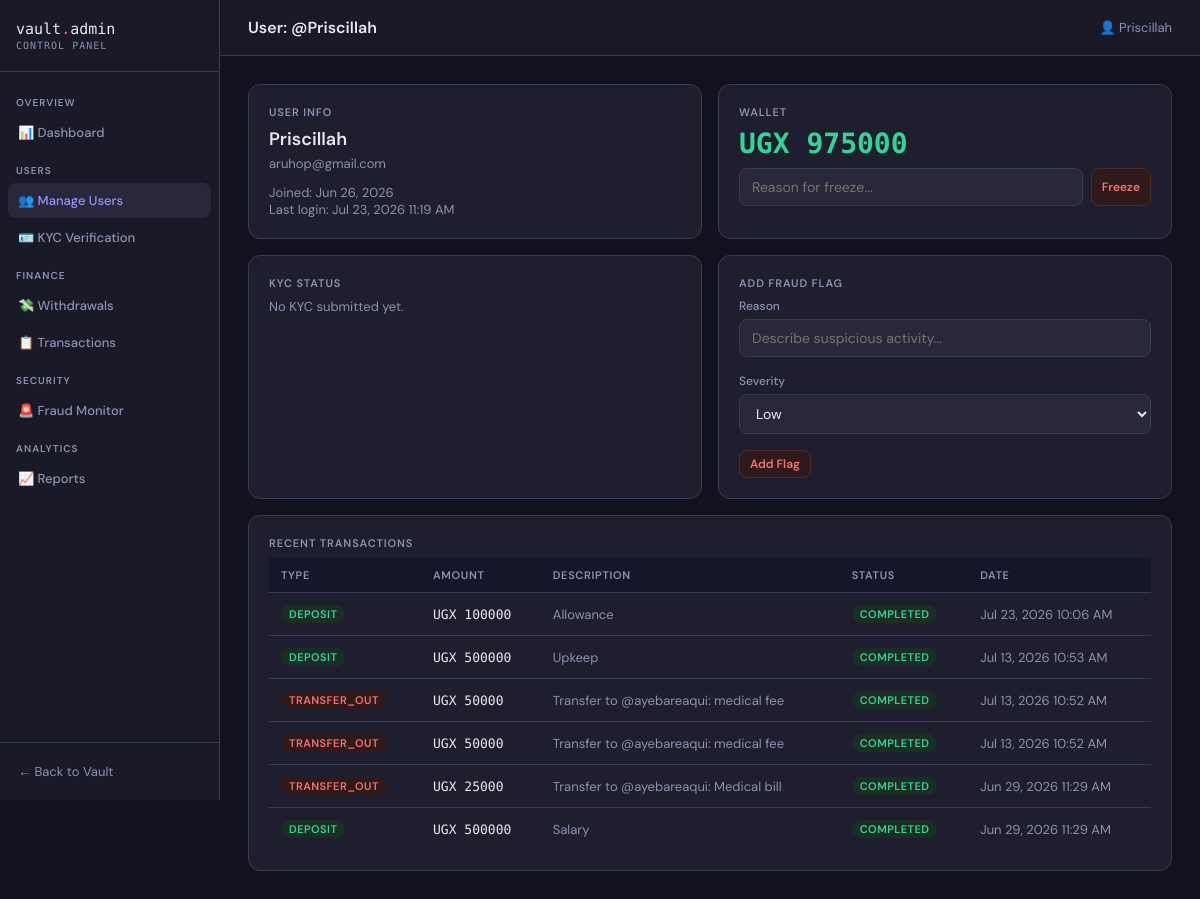
/vadmin/users/3/ (signed in), run on the app's committed database.
### wallet/models.py (models this page shows, shortened)
class Wallet(models.Model):
    user = models.OneToOneField(User, on_delete=models.CASCADE, related_name='wallet')
    balance = models.DecimalField(max_digits=12, decimal_places=2, default=0.00)
    currency = models.CharField(max_length=3, default='UGX')
    created_at = models.DateTimeField(auto_now_add=True)
    updated_at = models.DateTimeField(auto_now=True)

class Transaction(models.Model):
    TRANSACTION_TYPES = [
        ('deposit', 'Deposit'),
        ('withdrawal', 'Withdrawal'),
        ('transfer_in', 'Transfer In'),
        ('transfer_out', 'Transfer Out'),
    ]
    STATUS_CHOICES = [
        ('pending', 'Pending'),
        ('completed', 'Completed'),
        ('failed', 'Failed'),
    ]
    id = models.UUIDField(primary_key=True, default=uuid.uuid4, editable=False)
    wallet = models.ForeignKey(Wallet, on_delete=models.CASCADE, related_name='transactions')
    transaction_type = models.CharField(max_length=20, choices=TRANSACTION_TYPES)
    amount = models.DecimalField(max_digits=12, decimal_places=2)
    status = models.CharField(max_length=10, choices=STATUS_CHOICES, default='completed')
    description = models.CharField(max_length=255, blank=True)
    reference = models.CharField(max_length=100, blank=True)
    created_at = models.DateTimeField(auto_now_add=True)
    class Meta:
        ordering = ['-created_at']

### vadmin/views.py (the view)
# urls.py: path('users/<int:user_id>/', views.user_detail, name='admin_user_detail'),
@admin_required
def user_detail(request, user_id):
    user = get_object_or_404(User, id=user_id)
    wallet, _ = Wallet.objects.get_or_create(user=user)
    transactions = wallet.transactions.all()[:20]
    try:
        kyc = wallet.kyc
    except KYCDocument.DoesNotExist:
        kyc = None
    try:
        freeze = wallet.freeze
        is_frozen = freeze.is_active
    except WalletFreeze.DoesNotExist:
        freeze = None
        is_frozen = False
    flags = wallet.fraud_flags.all()
    return render(request, 'vadmin/user_detail.html', {
        'viewed_user': user, 'wallet': wallet, 'transactions': transactions,
        'kyc': kyc, 'freeze': freeze, 'is_frozen': is_frozen, 'flags': flags,
    })

### vadmin/context_processors.py (called while the page is built)
def admin_counts(request):
    if request.user.is_authenticated and request.user.is_staff:
        return {
            'pending_kyc_count': KYCDocument.objects.filter(status='pending').count(),
            'pending_withdrawal_count': WithdrawalRequest.objects.filter(status='pending').count(),
            'active_flag_count': FraudFlag.objects.filter(resolved=False).count(),
        }
    return {}

### vadmin/templates/vadmin/user_detail.html (shortened to what this page needs)
{% extends 'vadmin/base.html' %}
{% block page_title %}User: @{{ viewed_user.username }}{% endblock %}
{% block content %}
<div class="grid-2" style="margin-bottom:16px;">
  <div class="card">
    <div class="card-title">User Info</div>
    <div style="font-size:18px; font-weight:600; margin-bottom:4px;">{{ viewed_user.get_full_name|default:viewed_user.username }}</div>
    <div style="color:var(--muted); font-size:13px; margin-bottom:12px;">{{ viewed_user.email }}</div>
    <div style="font-size:13px; color:var(--muted);">Joined: {{ viewed_user.date_joined|date:"M d, Y" }}</div>
    <div style="font-size:13px; color:var(--muted);">Last login: {{ viewed_user.last_login|date:"M d, Y g:i A"|default:"Never" }}</div>
  </div>
  <div class="card">
    <div class="card-title">Wallet</div>
    <div style="font-size:28px; font-weight:600; font-family:'DM Mono',monospace; color:var(--green); margin-bottom:8px;">
      UGX {{ wallet.balance|floatformat:0 }}
    </div>
    {% if is_frozen %}
      <div class="alert alert-danger" style="margin-bottom:12px;">⛔ Wallet is frozen — {{ freeze.reason }}</div>
      <form method="post" action="{% url 'admin_unfreeze' wallet.id %}">
        {% csrf_token %}
        <button type="submit" class="btn btn-success btn-sm">Unfreeze Wallet</button>
      </form>
    {% else %}
      <form method="post" action="{% url 'admin_freeze' wallet.id %}" style="display:flex; gap:8px;">
        <input type="text" name="reason" placeholder="Reason for freeze..." required>
        <button type="submit" class="btn btn-danger btn-sm">Freeze</button>
      </form>
    {% endif %}
  </div>
</div>
<div class="grid-2" style="margin-bottom:16px;">
  <div class="card">
    <div class="card-title">KYC Status</div>
    {% if kyc %}
      <div style="margin-bottom:8px;">
        <span class="badge {% if kyc.status == 'approved' %}badge-green{% elif kyc.status == 'rejected' %}badge-red{% else %}badge-yellow{% endif %}">{{ kyc.status }}</span>
      </div>
      <div style="font-size:13px; color:var(--muted);">{{ kyc.doc_type }} · {{ kyc.doc_number }}</div>
      <div style="font-size:13px; color:var(--muted);">{{ kyc.full_name }}</div>
      {% if kyc.status == 'pending' %}
        <a href="{% url 'admin_kyc_review' kyc.id %}" class="btn btn-primary btn-sm" style="margin-top:10px;">Review KYC</a>
      {% endif %}
    {% else %}
      <div style="color:var(--muted); font-size:13px;">No KYC submitted yet.</div>
    {% endif %}
  </div>
  <div class="card">
    <div class="card-title">Add Fraud Flag</div>
    <form method="post" action="{% url 'admin_add_flag' wallet.id %}">
      <div class="form-group">
        <label>Reason</label>
        <input type="text" name="reason" placeholder="Describe suspicious activity...">
      </div>
      <div class="form-group">
        <label>Severity</label>
        <select name="severity">
          <option value="low">Low</option>
        </select>
      </div>
      <button type="submit" class="btn btn-danger btn-sm">Add Flag</button>
    </form>
  </div>
</div>
<div class="card">
  <div class="card-title">Recent Transactions</div>
  <div class="table-wrap">
    <table>
      <thead><tr><th>Type</th><th>Amount</th><th>Description</th><th>Status</th><th>Date</th></tr></thead>
      <tbody>
        {% for txn in transactions %}
        <tr>
          <td><span class="badge {% if txn.transaction_type == 'deposit' or txn.transaction_type == 'transfer_in' %}badge-green{% else %}badge-red{% endif %}">{{ txn.transaction_type }}</span></td>
          <td class="mono">UGX {{ txn.amount|floatformat:0 }}</td>
          <td style="color:var(--muted);">{{ txn.description|truncatechars:40 }}</td>
          <td><span class="badge badge-green">{{ txn.status }}</span></td>
          <td style="color:var(--muted);">{{ txn.created_at|date:"M d, Y g:i A" }}</td>
        </tr>
        {% empty %}
        <tr><td colspan="5" style="text-align:center; color:var(--muted);">No transactions.</td></tr>
        {% endfor %}
      </tbody>
    </table>
  </div>
</div>
{% endblock %}

### vadmin/templates/vadmin/base.html (shortened to what this page needs)
<!DOCTYPE html>
<html lang="en">
<head>
</head>
<body>
<aside class="sidebar">
  <div class="sidebar-brand">
    vault<span>.</span>admin
    <small>Control Panel</small>
  </div>
  <nav class="sidebar-nav">
    <div class="nav-section">Overview</div>
    <a href="{% url 'admin_dashboard' %}" {% if request.resolver_match.url_name == 'admin_dashboard' %}class="active"{% endif %}>
      📊 Dashboard
    </a>
    <div class="nav-section">Users</div>
    <a href="{% url 'admin_users' %}" {% if 'user' in request.resolver_match.url_name %}class="active"{% endif %}>
      👥 Manage Users
    </a>
    <a href="{% url 'admin_kyc' %}" {% if 'kyc' in request.resolver_match.url_name %}class="active"{% endif %}>
      🪪 KYC Verification
    </a>
    <div class="nav-section">Finance</div>
    <a href="{% url 'admin_withdrawals' %}" {% if 'withdrawal' in request.resolver_match.url_name %}class="active"{% endif %}>
      💸 Withdrawals
    </a>
    <a href="{% url 'admin_transactions' %}" {% if request.resolver_match.url_name == 'admin_transactions' %}class="active"{% endif %}>
      📋 Transactions
    </a>
    <div class="nav-section">Security</div>
    <a href="{% url 'admin_fraud' %}" {% if request.resolver_match.url_name == 'admin_fraud' %}class="active"{% endif %}>
      🚨 Fraud Monitor
    </a>
    <div class="nav-section">Analytics</div>
    <a href="{% url 'admin_reports' %}" {% if request.resolver_match.url_name == 'admin_reports' %}class="active"{% endif %}>
      📈 Reports
    </a>
  </nav>
  <div class="sidebar-footer">
    <a href="{% url 'dashboard' %}">← Back to Vault</a>
  </div>
</aside>
<div class="main">
  <div class="topbar">
    <h1>{% block page_title %}Dashboard{% endblock %}</h1>
    <div class="topbar-right">
      <span>👤 {{ request.user.username }}</span>
    </div>
  </div>
  <div class="content">
    {% block content %}{% endblock %}
  </div>
</div>
</body>
</html>

### vadmin/templates/vadmin/base.html (style rules this page uses)
*, *::before, *::after { box-sizing: border-box; margin: 0; padding: 0; }
:root { --bg: #12121f; --surface: #1e1e2e; --surface2: #28283a; --border: #3a3a52; --text: #e8e8f0; --muted: #9090b0; --accent: #7c6af7; --accent-light: #9d8fff; --green: #34d399; --red: #f87171; --yellow: #fbbf24; --orange: #fb923c; --sidebar-w: 220px; }
body { background: var(--bg); color: var(--text); font-family: 'DM Sans', sans-serif; font-size: 14px; display: flex; min-height: 100vh; }
.sidebar { width: var(--sidebar-w); background: #191928; border-right: 1px solid #3a3a52; display: flex; flex-direction: column; position: fixed; height: 100vh; overflow-y: auto; }
.sidebar-brand { padding: 20px 16px; border-bottom: 1px solid var(--border); font-family: 'DM Mono', monospace; font-size: 15px; font-weight: 500; }
.sidebar-brand span { color: var(--red); }
.sidebar-brand small { display: block; font-size: 10px; color: var(--muted); margin-top: 2px; letter-spacing: 0.1em; text-transform: uppercase; }
.sidebar-nav { padding: 12px 8px; flex: 1; }
.nav-section { font-size: 10px; font-weight: 600; letter-spacing: 0.1em; text-transform: uppercase; color: var(--muted); padding: 12px 8px 6px; }
.sidebar-nav a { display: flex; align-items: center; gap: 10px; padding: 9px 10px; border-radius: 8px; color: var(--muted); text-decoration: none; font-size: 13px; font-weight: 500; margin-bottom: 2px; transition: all 0.15s; }
.sidebar-nav a.active { background: var(--surface2); color: var(--accent-light); }
.sidebar-footer { padding: 12px 8px; border-top: 1px solid var(--border); }
.sidebar-footer a { display: flex; align-items: center; gap: 8px; padding: 8px 10px; border-radius: 8px; color: var(--muted); text-decoration: none; font-size: 13px; }
.main { margin-left: var(--sidebar-w); flex: 1; display: flex; flex-direction: column; }
.topbar { background: #191928; border-bottom: 1px solid #3a3a52; padding: 0 28px; height: 56px; display: flex; align-items: center; justify-content: space-between; position: sticky; top: 0; z-index: 50; }
.topbar h1 { font-size: 16px; font-weight: 600; }
.topbar-right { display: flex; align-items: center; gap: 12px; color: var(--muted); font-size: 13px; }
.content { padding: 28px; flex: 1; }
.card { background: #1e1e2e; border: 1px solid #3a3a52;; border-radius: 12px; padding: 20px; }
.card-title { font-size: 11px; font-weight: 600; letter-spacing: 0.08em; text-transform: uppercase; color: #9090b0; margin-bottom: 8px; }
.table-wrap { overflow-x: auto; }
table { width: 100%; border-collapse: collapse; font-size: 13px; }
th { text-align: left; padding: 10px 12px; font-size: 11px; font-weight: 600; letter-spacing: 0.06em; text-transform: uppercase; color: var(--muted);background: #16162a; border-bottom: 1px solid var(--border); }
td { padding: 12px 12px; border-bottom: 1px solid var(--border); vertical-align: middle; }
tr:last-child td { border-bottom: none; }
.badge { display: inline-block; padding: 2px 8px; border-radius: 100px; font-size: 11px; font-weight: 600; letter-spacing: 0.04em; text-transform: uppercase; }
.badge-green { background: #1a2e25; color: var(--green); }
.badge-red { background: #2e1a1a; color: var(--red); }
.btn { display: inline-flex; align-items: center; gap: 6px; padding: 8px 16px; border-radius: 8px; font-family: 'DM Sans', sans-serif; font-size: 13px; font-weight: 600; cursor: pointer; border: none; text-decoration: none; transition: all 0.15s; }
.btn-danger { background: #2e1a1a; color: var(--red); border: 1px solid #4a2a2a; }
.btn-sm { padding: 5px 10px; font-size: 12px; }
.form-group { margin-bottom: 16px; }
label { display: block; font-size: 12px; font-weight: 500; color: var(--muted); margin-bottom: 5px; }
input[type=text], input[type=number], textarea, select { width: 100%; background: var(--surface2); border: 1px solid var(--border); border-radius: 8px; padding: 9px 12px; color: var(--text); font-family: 'DM Sans', sans-serif; font-size: 14px; outline: none; }
.grid-2 { display: grid; grid-template-columns: 1fr 1fr; gap: 16px; }
.mono { font-family: 'DM Mono', monospace; }

### data on the page
Wallet: balance "975000"
Transaction: transaction_type "DEPOSIT", amount "100000", description "Allowance", status "COMPLETED", created_at "Jul 23, 2026 10:06 AM"
Transaction: transaction_type "DEPOSIT", amount "500000", description "Upkeep", status "COMPLETED", created_at "Jul 13, 2026 10:53 AM"
Transaction: transaction_type "TRANSFER_OUT", amount "50000", description "Transfer to @ayebareaqui: medical fee", status "COMPLETED", created_at "Jul 13, 2026 10:52 AM"
Transaction: transaction_type "TRANSFER_OUT", amount "50000", description "Transfer to @ayebareaqui: medical fee", status "COMPLETED", created_at "Jul 13, 2026 10:52 AM"
Transaction: transaction_type "TRANSFER_OUT", amount "25000", description "Transfer to @ayebareaqui: Medical bill", status "COMPLETED", created_at "Jun 29, 2026 11:29 AM"
Transaction: transaction_type "DEPOSIT", amount "500000", description "Salary", status "COMPLETED", created_at "Jun 29, 2026 11:29 AM"

### other printed values
{{ viewed_user.username }} "Priscillah"
{{ request.user.username }} "Priscillah"
{{ viewed_user.get_full_name|default:viewed_user.username }} "Priscillah"
{{ viewed_user.email }} "aruhop@gmail.com"
{{ viewed_user.date_joined|date:"M d, Y" }} "Jun 26, 2026"
{{ viewed_user.last_login|date:"M d, Y g:i A"|default:"Never" }} "Jul 23, 2026 11:19 AM"
